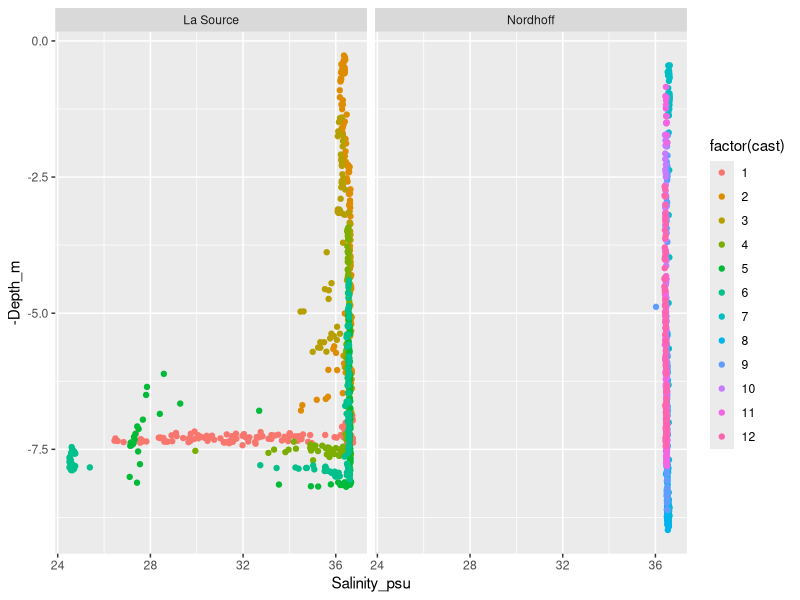
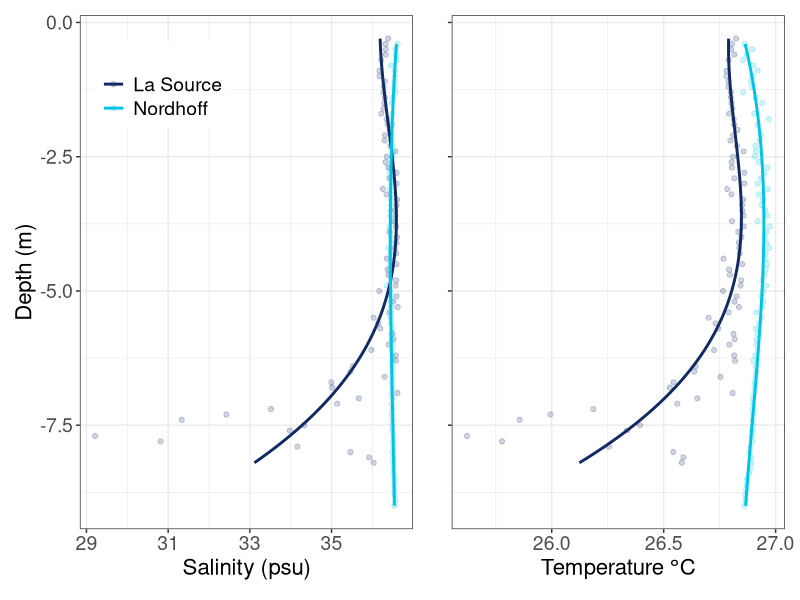
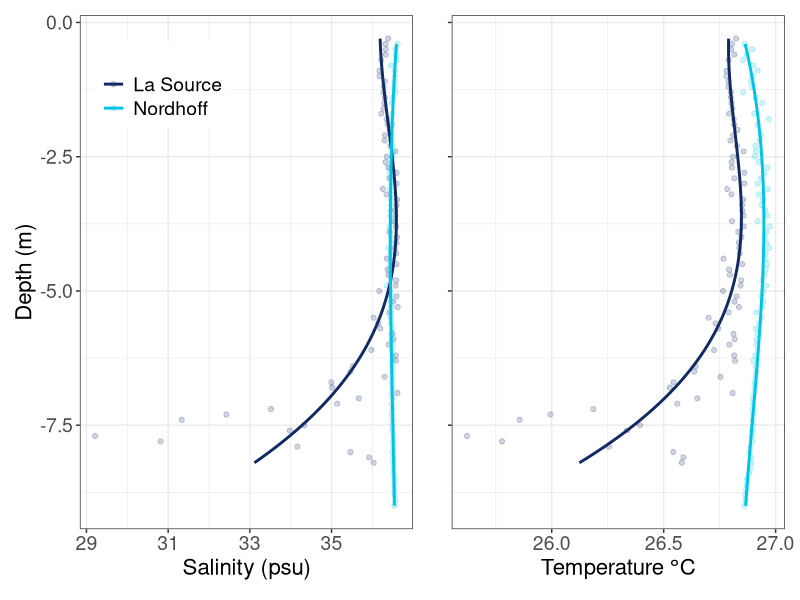

Reproduce these figures in R, in order.
### Profile Script###
### By Nyssa Silbiger ###
### Created on 2023-11-04 ####


### Load libraries ######
library(here)
library(tidyverse)
library(lubridate)
library(patchwork)

### Read in Data #####
# The Start and stop times
ProfileTimes<-read_csv(here("Data","ProfileTimes.csv"))%>%
  mutate(ProfileStart = mdy_hm(ProfileStart),
         ProfileStop = mdy_hm(ProfileStop)
  )

# The CT data
CT<-read_csv(here("Data","LoggerData","Processed","Calibrated_ProfileBothSites.csv")) %>%
  select(Date, TempInSitu, Salinity_psu)

# The DepthData
WL<-read_csv(here("Data","LoggerData","Processed","Calibrated_ProfilerBothSites_WL.csv"))%>%
  mutate(Date = mdy_hms(Date))%>%
  select(Date, Depth_m)

# Process data ###########
# Join the CT and Depth dat 
AllProfiles<-left_join(CT,WL) %>%
  mutate(cast = NA)

 # add cast number by all start and stop times   
 for(j in 1:nrow(ProfileTimes)){
    AllProfiles$cast<-ifelse(AllProfiles$Date >= ProfileTimes$ProfileStart[j] & AllProfiles$Date <= ProfileTimes$ProfileStop[j] , ProfileTimes$Cast_Num[j],AllProfiles$cast)
  }
  
# add in the site names and drop the extra data
AllProfiles<- AllProfiles %>%
  mutate(Site = case_when(cast %in% c(1:6)~ "La Source",
                          cast %in% c(7:12)~ "Nordhoff")) %>%
  drop_na(cast) %>%
  filter(Salinity_psu>20)# drop the data when sensor was out of the water

# plot the raw data.
AllProfiles %>%
  ggplot(aes(x = Salinity_psu, y = -Depth_m, color = factor(cast)))+
  geom_point()+
 # geom_line()
  facet_wrap(~Site)

# Average by depth bin by rounding to the nearest 10cm
AvgProfile<-AllProfiles %>%
  mutate(Depth_round = round(Depth_m,1))%>%
  group_by(Site, Depth_round)%>%
  summarise(Temp = mean(TempInSitu, na.rm = TRUE),
            Sal = mean(Salinity_psu, na.rm = TRUE))%>%
  ungroup()
# %>%
#   mutate(cast = factor(cast))

# plot the average profiles
#Salinity
SalinityProf<-AvgProfile %>%
  ggplot(aes(x = Sal, y = -Depth_round, color = Site))+
  geom_point(alpha = 0.2)+
  geom_smooth(orientation = "y", se = FALSE, method = lm, formula = y ~ splines::bs(x, 2))+
  scale_color_manual(values = c("#122A64","#01c3e6"))+
  #facet_wrap(~Site)+
  labs(y = "Depth (m)",
       x = "Salinity (psu)",
       color = "")+
  theme_bw()+
  theme(
    legend.position = c(0.45, 0.95),
    legend.justification = c("right", "top"),
    legend.text = element_text(size = 14),
    axis.text = element_text(size = 14),
    axis.title = element_text(size = 16)
  )
   
TempProf<-AvgProfile %>%
  ggplot(aes(x = Temp, y = -Depth_round, color = Site))+
  geom_point(alpha = 0.2)+
  geom_smooth(orientation = "y", se = FALSE, method = lm, formula = y ~ splines::bs(x, 2))+
  scale_color_manual(values = c("#122A64","#01c3e6"))+
  #facet_wrap(~Site)+
  labs(y = "",
       x = expression(paste("Temperature",~degree,"C")),
       color = "")+
  theme_bw()+
  theme(
    legend.position = "none",
    axis.text.x = element_text(size = 14),
    axis.title.x = element_text(size = 16),
    axis.text.y = element_blank() 
  )

SalinityProf+TempProf
ggsave(here("Output","Profile.png"), width = 8, height = 4)
